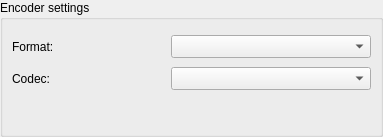
<?xml version="1.0" encoding="UTF-8"?>
<ui version="4.0">
 <class>VideoProcess</class>
 <widget class="QWidget" name="VideoProcess">
  <property name="geometry">
   <rect>
    <x>0</x>
    <y>0</y>
    <width>383</width>
    <height>137</height>
   </rect>
  </property>
  <property name="windowTitle">
   <string/>
  </property>
  <layout class="QHBoxLayout" name="horizontalLayout">
   <property name="spacing">
    <number>0</number>
   </property>
   <property name="leftMargin">
    <number>0</number>
   </property>
   <property name="topMargin">
    <number>0</number>
   </property>
   <property name="rightMargin">
    <number>0</number>
   </property>
   <property name="bottomMargin">
    <number>0</number>
   </property>
   <item>
    <widget class="QGroupBox" name="groupBox">
     <property name="title">
      <string>Encoder settings</string>
     </property>
     <layout class="QFormLayout" name="formLayout">
      <property name="labelAlignment">
       <set>Qt::AlignLeading|Qt::AlignLeft|Qt::AlignVCenter</set>
      </property>
      <property name="formAlignment">
       <set>Qt::AlignCenter</set>
      </property>
      <property name="horizontalSpacing">
       <number>9</number>
      </property>
      <property name="verticalSpacing">
       <number>9</number>
      </property>
      <item row="0" column="0">
       <widget class="QLabel" name="labelVideoFormat">
        <property name="minimumSize">
         <size>
          <width>150</width>
          <height>23</height>
         </size>
        </property>
        <property name="maximumSize">
         <size>
          <width>150</width>
          <height>16777215</height>
         </size>
        </property>
        <property name="text">
         <string>Format:</string>
        </property>
       </widget>
      </item>
      <item row="0" column="1">
       <widget class="QComboBox" name="comboFormat">
        <property name="minimumSize">
         <size>
          <width>200</width>
          <height>23</height>
         </size>
        </property>
        <property name="maximumSize">
         <size>
          <width>200</width>
          <height>16777215</height>
         </size>
        </property>
       </widget>
      </item>
      <item row="1" column="0">
       <widget class="QLabel" name="labelVideoCodec">
        <property name="minimumSize">
         <size>
          <width>150</width>
          <height>23</height>
         </size>
        </property>
        <property name="maximumSize">
         <size>
          <width>150</width>
          <height>16777215</height>
         </size>
        </property>
        <property name="text">
         <string>Codec:</string>
        </property>
       </widget>
      </item>
      <item row="1" column="1">
       <widget class="QComboBox" name="comboCodec">
        <property name="minimumSize">
         <size>
          <width>200</width>
          <height>23</height>
         </size>
        </property>
        <property name="maximumSize">
         <size>
          <width>200</width>
          <height>16777215</height>
         </size>
        </property>
       </widget>
      </item>
      <item row="2" column="0" colspan="2">
       <layout class="QHBoxLayout" name="horizontalLayout_2">
        <item>
         <widget class="QFrame" name="codecFrame">
          <property name="minimumSize">
           <size>
            <width>0</width>
            <height>0</height>
           </size>
          </property>
          <property name="maximumSize">
           <size>
            <width>550</width>
            <height>16777215</height>
           </size>
          </property>
          <property name="frameShape">
           <enum>QFrame::NoFrame</enum>
          </property>
          <property name="frameShadow">
           <enum>QFrame::Raised</enum>
          </property>
          <property name="lineWidth">
           <number>0</number>
          </property>
          <layout class="QVBoxLayout" name="codecLayout">
           <property name="spacing">
            <number>0</number>
           </property>
           <property name="leftMargin">
            <number>0</number>
           </property>
           <property name="topMargin">
            <number>0</number>
           </property>
           <property name="rightMargin">
            <number>0</number>
           </property>
           <property name="bottomMargin">
            <number>0</number>
           </property>
          </layout>
         </widget>
        </item>
        <item>
         <spacer name="horizontalSpacer">
          <property name="orientation">
           <enum>Qt::Horizontal</enum>
          </property>
          <property name="sizeHint" stdset="0">
           <size>
            <width>40</width>
            <height>20</height>
           </size>
          </property>
         </spacer>
        </item>
       </layout>
      </item>
     </layout>
    </widget>
   </item>
  </layout>
 </widget>
 <resources/>
 <connections/>
</ui>
